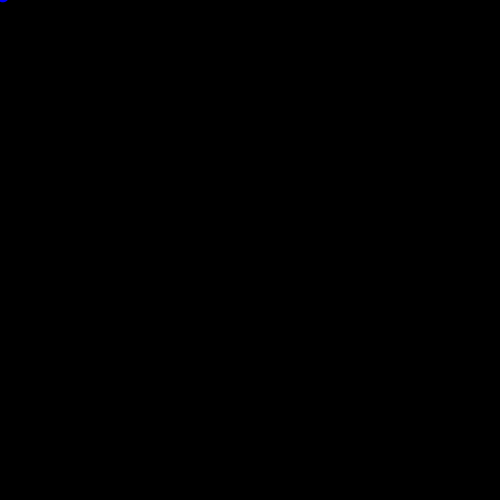
Frame 1 (no input)
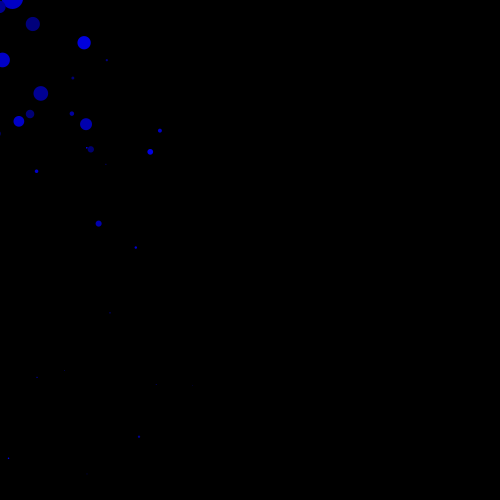
Frame 60 (the mouse pressed at the canvas centre just before this capture)
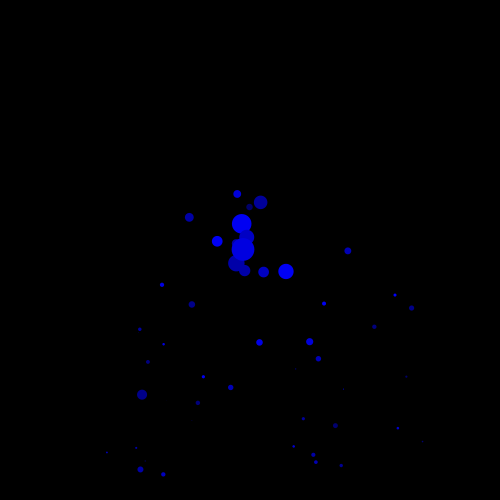
Frame 120 (the mouse held since frame 60 and released just before this capture)

The Processing sketch that drew these frames (run headless with seeded random() and noise(); from frame 60 on, the mouse is pressed at the canvas centre):

// Processing sketch: processing_49436
// ── processing_49436.pde


Particle [] pickles = new Particle [0];


void setup () {
 
 size (500,500);
 smooth ();
 noStroke ();
 
 //for (int i=0; i<pickles.length; i++) {
  // pickles [i] = new Particle ();
// }
 
 
}


void draw () {
  background (0); //clear the background
  
  pickles = (Particle[]) append(pickles, new Particle());
  
   for (int i=0; i<pickles.length; i++) {
  pickles[i].update();
   }
  
  if (pickles.length>100) {
    pickles = (Particle[]) subset(pickles,1); 
    //subset deletes oldest particle so that no more than 100 particles are present in array
  }
  
}

class Particle {
 
  float x;
  float y;
  
  float velX; // speed or velocity
  float velY;
  
  float drag;
  
  color c; //the colour of the particle
  
  float particleSize;
  float shrink;
  
  Particle () {
  //follows mouse movement
    x = mouseX;
    y = mouseY;
    
    velX = random (-10,10);
    velY = random (-10,10);
    
    drag = 0.96;
    
    c = color (0,0,random (100,255));
    
    particleSize = random (10,25);
   //set size between two values so particles r random size
   
   shrink = 0.95;
  }
  
  void update () {
    
    velX *= drag; //makes particles slow down an stop
    velY *= drag;
    
    //add gravity
    
    velY+=0.5;
    
    x+=velX;
    y+=velY;
    
    particleSize *= shrink;
    
    fill (c);
    ellipse (x,y,particleSize,particleSize);
  }
  
  
}
